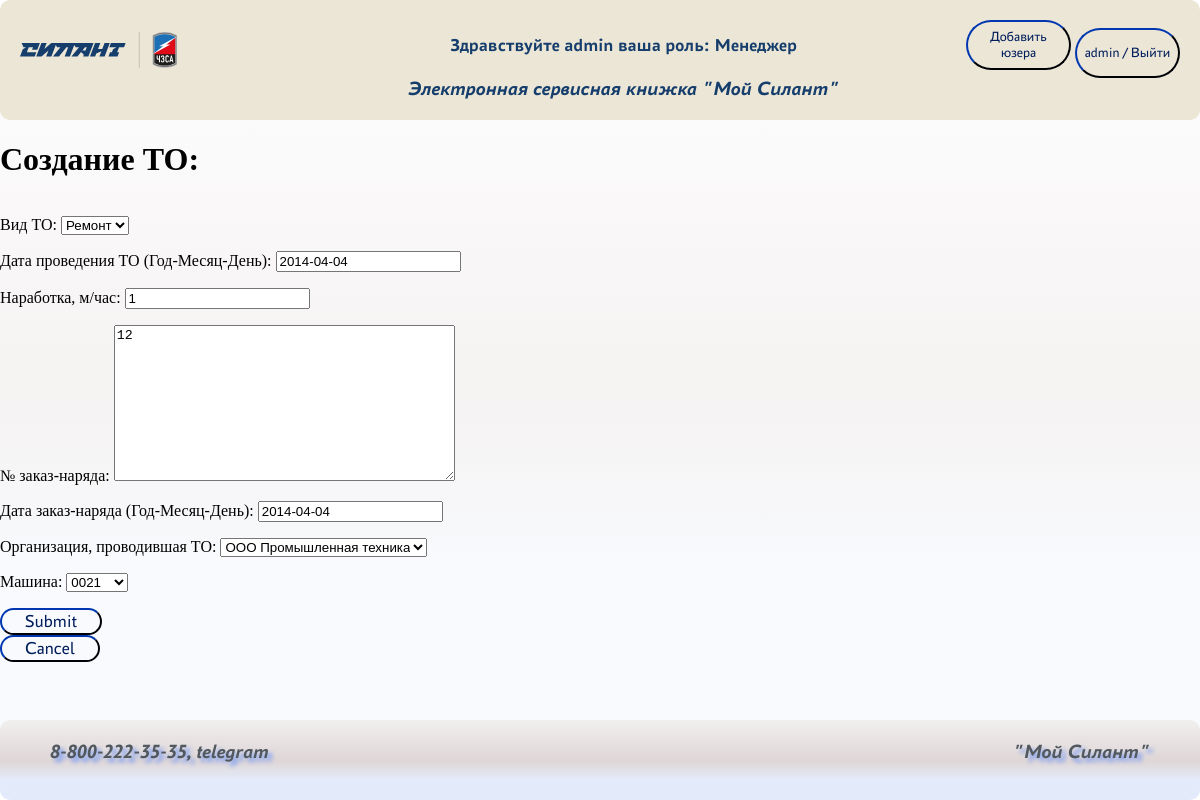
Screenshot of /service/2/update/ (signed in) with the database file from the repository.
### datasilant/models.py (models this page shows)
class TechnicalService(models.Model):
    technicalServiceType = models.ForeignKey(TechnicalServiceType, on_delete=models.CASCADE, verbose_name='Вид ТО')
    technicalServiceDate = models.DateField(verbose_name='Дата проведения ТО (Год-Месяц-День)')
    operatingTime = models.IntegerField(verbose_name='Наработка, м/час')
    orderNumber = models.TextField(verbose_name='№ заказ-наряда')
    orderDate = models.DateField(verbose_name='Дата заказ-наряда (Год-Месяц-День)')
    technicalServiceCompany = models.ForeignKey(ServiceCompany, on_delete=models.CASCADE, verbose_name='Организация, проводившая ТО')
    machine = models.ForeignKey(Machine, on_delete=models.CASCADE, verbose_name='Машина')

### datasilant/views.py (the view)
# urls.py: path('service/<int:pk>/update/', TechnicalServiceUpdate.as_view(), name='service_update'),
class TechnicalServiceUpdate(PermissionRequiredMixin, UpdateView):
    permission_required = ('datasilant.change_technicalservice',)
    form_class = TechnicalServiceForm
    model = TechnicalService
    template_name = 'service_create.html'
    success_url = reverse_lazy('service')

### datasilant/forms.py
class TechnicalServiceForm(forms.ModelForm):
    class Meta:
        model = TechnicalService
        fields = ['technicalServiceType', 'technicalServiceDate', 'operatingTime', 'orderNumber', 'orderDate',
                  'technicalServiceCompany', 'machine']

### datasilant/models.py (called while the page is built)
    def __str__(self):
        return f'{self.name}'

    def __str__(self):
        return f'{self.name}'

    def __str__(self):
        return f'{self.machineNumber}'

### templates/service_create.html (shortened to what this page needs)
{% extends 'default.html' %}
{% block user %}
    <h1>Создание ТО:</h1>
    <div style="margin-bottom: 100px">
        <form method="post">
            {{ form.as_p }}
            <button class="tableChangeButtons" type="submit">Submit</button>
        </form>
        <a href="{% url 'main' %}"><button class="tableChangeButtons">Cancel</button></a>
    </div>
{% endblock user %}

### templates/default.html (shortened to what this page needs)
{% load static %}
<!DOCTYPE HTML>
<html lang="en">
  <head>
    <link rel="stylesheet" href="{% static 'css/default.css' %}">
 </head>
  <header>
    <div>
        <a href="{% url 'main' %}"> <img class="logo" src="{% static 'assets/img/photo.svg' %}"  alt="indexLogo" /></a>
    </div>
    <div class="headerInfo">
        <div >
            {% if request.user.is_authenticated %}
                Здравствуйте {{ request.user.username }} ваша роль:
                {% for g in request.user.groups.all %}
                    {{ g.name }}
                {% endfor %}
            {% else %}
                Здравствуйте Гость
            {% endif %}
        </div>
        <div class="headerInfoText">
            Электронная сервисная книжка "Мой Силант"
        </div>
    </div>
    <div>
        {% if request.user.is_superuser %}
            <a href="{% url 'register' %}"><button class="headerAuthorizationButton">Добавить юзера</button></a>
        {% endif %}
        {% if request.user.is_authenticated %}
            <a href="{% url 'logout' %}" ><button class="headerAuthorizationButton">{{ user.username }} / Выйти </button></a>
        {% else %}
            <a href="{% url 'login' %}" ><button class="headerAuthorizationButton">Войти </button></a>
        {% endif %}
    </div>
  </header>
  <body>
    {% block user %}{% endblock user %}
  </body>
  <footer>
    <div>
        8-800-222-35-35, telegram
    </div>
    <div>
        "Мой Силант"
    </div>
  </footer>
</html>

### datasilant/static/css/default.css (style rules this page uses)
body, html { background: linear-gradient(rgb(255, 255, 255) 0%, #f5f2f2 51%, #f8fafd 75%); width: 100%; margin: 0; padding: 0; display: grid; grid-template-columns: repeat(auto-fit, minmax(auto, 1fr)); }
header { color: #163E6C; background: #EBE6D6; height: 100px; display: flex; justify-content: space-between; padding: 20px 20px 0px 20px; border-radius: 10px; }
.headerInfo { display: flex; flex-direction: column; justify-content: space-between; align-items: center; padding: 15px 0px 20px 0px; font-family: 'PT Astra Sans Bold', serif; font-size: 20px; }
.headerAuthorizationButton { width: 150px; height: 50px; font-size: 18px; font-family: 'PT Astra Sans Regular', serif; text-align: center; vertical-align: center; cursor: pointer; border-radius: 30px; --button-color-contrast: hsla(221, 100%, 78%, 1); --button-color-hover: hsla(221, 100%, 28%, 1); --button-color-light: hsla(221, 18%, 32%, 1); --button-color: #001d5c; --color: #001d5c; --color-hover: #ffffff; animation-duration: 1000ms; animation-play-state: running; animation-name: none; border-color: var(--button-color); background-color: transparent; color: var(--color) !important; }
.headerInfoText { padding-top: 10px; font-family: 'PT Astra Sans Bold Italic', serif; font-size: 24px; }
footer { color: rgb(81, 88, 94); background: linear-gradient(rgb(241, 239, 239) 0%, #dfd6d6 51%, #e3ebfa 75%); height: 60px; display: flex; justify-content: space-between; padding: 20px 50px 0px 50px; border-radius: 10px; font-family: 'PT Astra Sans Bold Italic', serif; font-size: 24px; text-shadow: 4px 4px 4px #7a9cf3; bottom: 0; left: 0; right: 0; position: fixed; }
.logo { width: 70%; height: 70%; }
.tableChangeButtons { cursor: pointer; border-radius: 20px; font-size: 18px; margin-right: 20px; font-family: 'PT Astra Sans Regular', serif; --button-color-contrast: hsla(221, 100%, 78%, 1); --button-color-hover: hsla(221, 100%, 28%, 1); --button-color-light: hsla(221, 18%, 32%, 1); --button-color: #001d5c; --color: #001d5c; --color-hover: #ffffff; animation-duration: 1000ms; animation-play-state: running; animation-name: none; border-color: var(--button-color); background-color: transparent; padding-left: 1.42857rem !important; padding-right: 1.42857rem !important; color: var(--color) !important; }
@media (max-width: 1365px) { .headerInfoText { font-size: 20px; } }
@media (max-width: 1365px) { .headerAuthorizationButton { width: 105px; font-size: 14px; text-align: center; } }
@media (max-width: 1365px) { .headerInfo { font-size: 18px; } }
@media (max-width: 1365px) { .logo { width: 60%; height: 60%; } }
@media (max-width: 1365px) { footer { font-size: 20px; } }

### rows the page displays
TechnicalService: technicalServiceType "Ремонт", technicalServiceDate "2014-04-04", operatingTime "1", orderNumber "12", orderDate "2014-04-04", technicalServiceCompany "ООО Промышленная техника", machine "0021"

### other values shown
{{ request.user.username }} "admin"
{{ g.name }} "Менеджер"
{{ user.username }} "admin"
